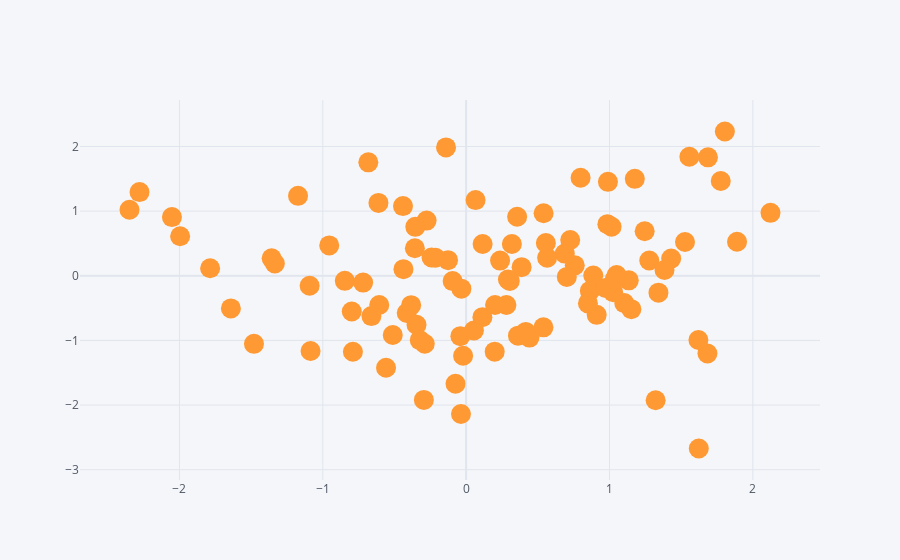

Here is the notebook cell this chart was saved with:
### Code cell
df.iplot(kind='scatter',x='A',y='B',mode='markers',size=20)
